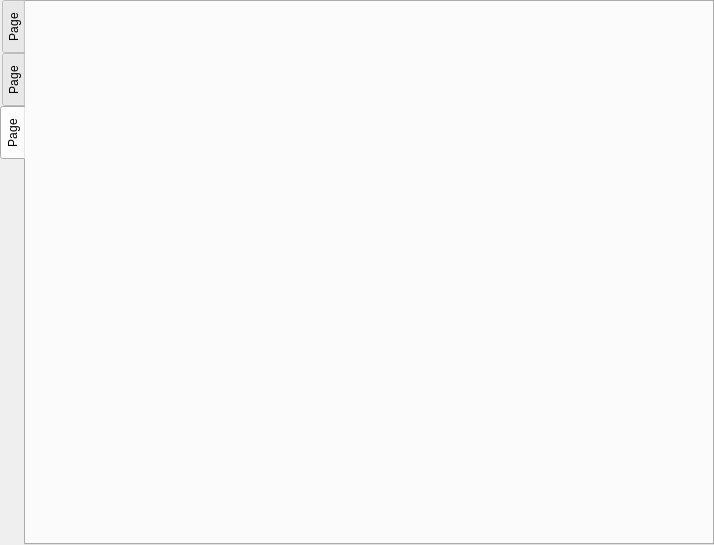
<?xml version="1.0" encoding="UTF-8"?>
<ui version="4.0">
 <class>TabWidget</class>
 <widget class="QTabWidget" name="TabWidget">
  <property name="geometry">
   <rect>
    <x>0</x>
    <y>0</y>
    <width>714</width>
    <height>545</height>
   </rect>
  </property>
  <property name="windowTitle">
   <string>TabWidget</string>
  </property>
  <property name="layoutDirection">
   <enum>Qt::LeftToRight</enum>
  </property>
  <property name="autoFillBackground">
   <bool>false</bool>
  </property>
  <property name="styleSheet">
   <string notr="true"/>
  </property>
  <property name="tabPosition">
   <enum>QTabWidget::West</enum>
  </property>
  <property name="currentIndex">
   <number>2</number>
  </property>
  <widget class="QWidget" name="tab_2">
   <attribute name="title">
    <string>Page</string>
   </attribute>
  </widget>
  <widget class="QWidget" name="tab_3">
   <attribute name="title">
    <string>Page</string>
   </attribute>
  </widget>
  <widget class="QWidget" name="tab">
   <attribute name="title">
    <string>Page</string>
   </attribute>
  </widget>
 </widget>
 <resources/>
 <connections/>
</ui>
